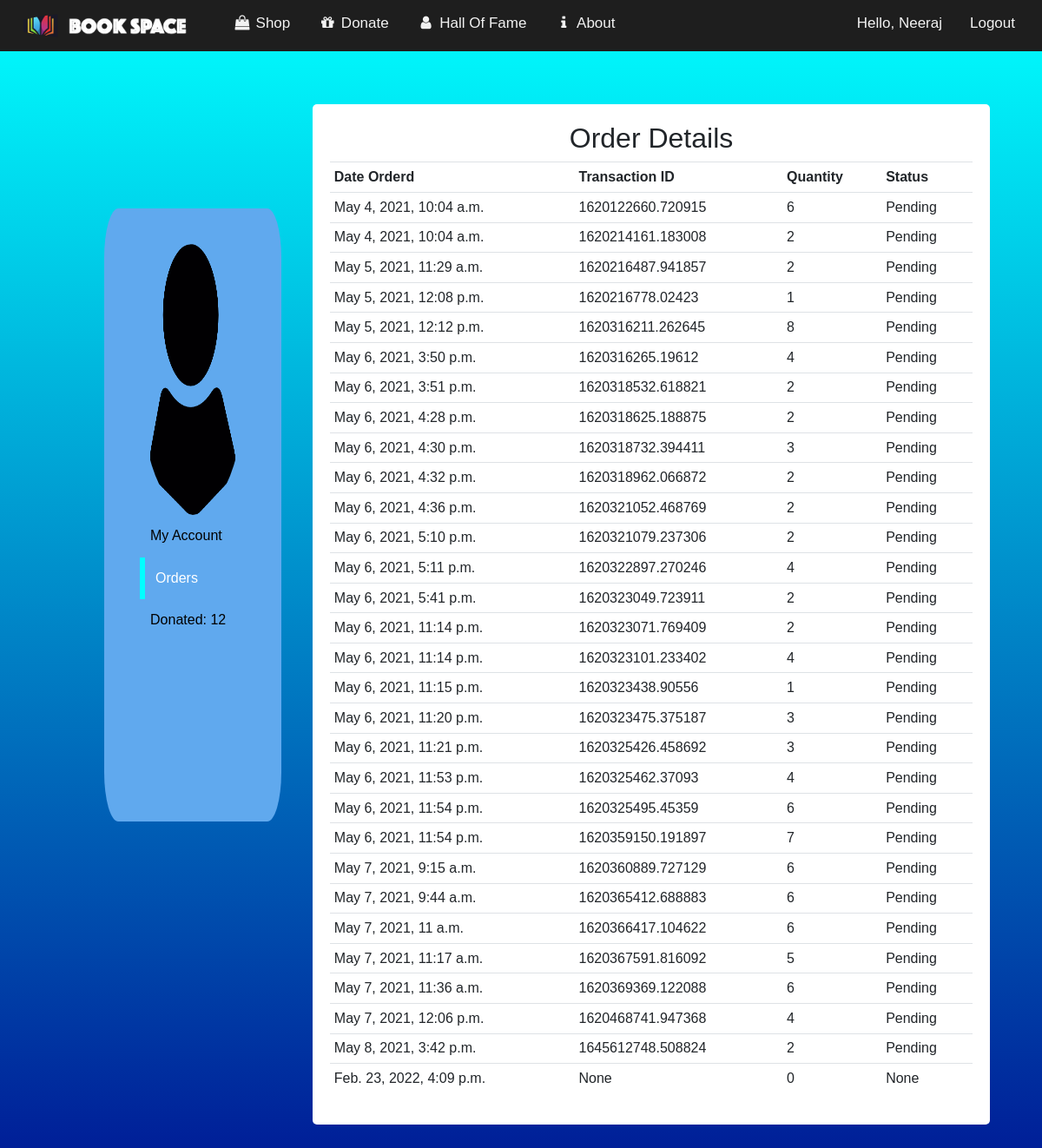
Screenshot of /orderdetails/ (signed in) with the database file from the repository.
### accounts/models.py (models this page shows, shortened)
class Customer(models.Model):
    user = models.OneToOneField(User, null=True, blank=True, on_delete=models.CASCADE)
    name = models.CharField(max_length=200, null=True)
    email = models.CharField(max_length=200, null=True)
    phone = models.CharField(max_length=200, null=True)
    door = models.CharField(max_length=200, null=True)
    landmark = models.CharField(max_length=200, null=True)
    pincode = models.CharField(max_length=200, null=True)
    city = models.CharField(max_length=200, null=True)
    state = models.CharField(max_length=200, null=True)
    profile_pic = models.ImageField(default="profile1.png", null=True, blank=True)
    date_created = models.DateTimeField(auto_now_add=True, null=True)
    booksdonated = models.IntegerField(default=0)
    def __str__(self):
        return self.name

class Order(models.Model):
    STATUS = (
        ('Pending', 'Pending'),
        ('Out for delivery', 'Out for delivery'),
        ('Delivered', 'Delivered'),
    )
    customer = models.ForeignKey(Customer, null=True, on_delete=models.SET_NULL)
    product = models.ForeignKey(Product, null=True, on_delete=models.SET_NULL)
    date_ordered = models.DateTimeField(auto_now_add=True, null=True)
    status = models.CharField(max_length=200, null=True, choices=STATUS)
    note = models.CharField(max_length=1000, null=True)
    complete = models.BooleanField(default=False)
    transaction_id = models.CharField(max_length=100, null=True)
    @property
    def get_cart_items(self):
        orderitems = self.orderitem_set.all()
        total = sum([item.quantity for item in orderitems])
        return total
    @property
    def get_name(self):
        orderitems = self.orderitem_set.all()
        return orderitems

class OrderItem(models.Model):
    product = models.ForeignKey(Product, on_delete=models.SET_NULL, null=True)
    order = models.ForeignKey(Order, on_delete=models.SET_NULL, null=True)
    quantity = models.IntegerField(default=0, null=True, blank=True)
    date_added = models.DateTimeField(auto_now_add=True)
    def __str__(self):
        return "%s) Name - %s, Book - %s, Quantity-%s" % (self.order.id, self.order.customer.name, self.product.name, self.quantity)

### accounts/views.py (the view)
# urls.py: path('orderdetails/', views.orderdetails, name="orderdetails"),
@login_required(login_url='login')
def orderdetails(request):
    customer = request.user.customer
    orders = customer.order_set.all()
    order_count = orders.count()
    myFilter = OrderFilter(request.GET, queryset=orders)
    myFilter2 = OrderItemFilter(request.GET, queryset=orders)
    orders = myFilter.qs
    orderitem = myFilter2.qs
    context = {'customer': customer, 'orders': orders, 'order_count': order_count,
               'myFilter': myFilter, 'myFilter2': myFilter2, 'orderitem': orderitem}
    return render(request, 'accounts/AccountDetails/order.html', context)

### accounts/templates/accounts/AccountDetails/order.html (shortened to what this page needs)
<!DOCTYPE html>
<html lang="en">
{% load static %}
<head>
    <link href="https://maxcdn.bootstrapcdn.com/bootstrap/4.5.2/css/bootstrap.min.css" rel="stylesheet">
    <link href="{% static '/css/AccountDetails/dashb.css' %}" rel="stylesheet" type="text/css">
    <link href="{% static '/css/AccountDetails/dashb2.css' %}" rel="stylesheet" type="text/css">
    <link href="{% static '/css/AccountDetails/navb.css' %}" rel="stylesheet" type="text/css">
    <link href="{% static '/css/AccountDetails/order.css' %}" rel="stylesheet" type="text/css">
    <link href="https://cdnjs.cloudflare.com/ajax/libs/font-awesome/4.7.0/css/font-awesome.min.css" rel="stylesheet">
</head>
<body>
<div class="topnav" id="myTopnav">
    <div style="float: left;">
        <a href="/home/"><img width='220' height='31' src={% static '/images/logo3.png' %}></a>
    </div>
    <a href="{% url 'store' %}"><i class="fa fa-fw fa-shopping-bag"></i> Shop</a>
    <a href="{% url 'donate' %}"><i class="fa fa-fw fa-gift"></i> Donate</a>
    <a href="{% url 'halloffame' %}"><i class=" fa fa-fw fa-user "></i> Hall Of Fame</a>
    <a href="{% url 'aboutus' %}"><i class="fa fa-fw fa-info "></i> About</a>
    <div class="login-container">
        {% if request.user.is_active %}
        <a href="{% url 'accountdetails' %}">Hello, {{request.user.customer}}</a>
        <a class="hello-msg12" href="{% url 'logout' %}">Logout</a> {% else %}
        <a href="{% url 'accountdetails' %}">Hello, {{request.user}}</a>
        <a class="hello-msg" href="{% url 'login' %}">Login</a> {% endif %}
    </div>
</div>
<div class="sidebar">
    <p id="rcorners1">
        <img alt="Profile Photo" height="50%" src="{{request.user.customer.profile_pic.url}}"
             style="horizontal-align:middle;"
             width="100%">
        <a href="{% url 'accountdetails' %}">My Account</a>
        <a class="active">Orders</a>
        <a href="">Donated: {{request.user.customer.booksdonated}}</a>
    </p>
</div>
<div class="container12" style="background-color:white;">
    <h2>
        <center>Order Details</center>
    </h2>
    <table class="table table-sm">
        <tr>
            <th>Date Orderd</th>
            <th>Transaction ID</th>
            <th>Quantity</th>
            <th>Status</th>
        </tr>
        {% for order in orders %}
            <tr>
                <td>{{order.date_ordered}}</td>
                <td>{{order.transaction_id}}</td>
                <td>{{order.get_cart_items}}</td>
                <td>{{order.status}}</td>
            </tr>
        {% endfor %}
    </table>
</div>
<div>
    <p style="margin-left: 2.5em;padding: 0 17em 12em 0;border-width: 0px; border-color: black; border-style:solid;"></p>
</div>
</body>
</html>

### static/css/AccountDetails/dashb.css (style rules this page uses)
.sidebar { margin-left: 10%; margin-top: 10%; width: 34%; position: absolute; height: 47%; }
.sidebar a { display: block; color: black; padding: 10%; text-decoration: none; }
.sidebar a.active { color: white; border-width:6px; border-left-style:solid; border-left-color: cyan; }
#rcorners1 { border-radius: 8%; background: #60a9ee; padding: 10%; width: 50%; height: 100%; }
img { border-radius: 50%; }

### static/css/AccountDetails/navb.css (style rules this page uses)
body { margin: 0; font-family: Arial, Helvetica, sans-serif; }
.topnav { overflow: hidden; background-color:#1e1e1e; position: fixed; z-index:1; top: 0; width: 100%; }
.topnav a { float: left; display: block; color: #f2f2f2; text-align: center; padding: 14px 16px; text-decoration: none; font-size: 17px; }
.topnav .login-container { float: right; }

### static/css/AccountDetails/order.css (style rules this page uses)
div.container12 { margin-left: 30%; margin-top: 10%; height: 50%; width: 65%; border-radius: 5px; padding: 20px; }

### accounts/templates/accounts/AccountDetails/order.html (style rules this page uses)
.hello-msg12 { font-size: 18px; color: #fff; margin-right: 15px; }
body { background: linear-gradient(hsl(180, 100%, 50%), hsl(240, 100%, 27%)); }

### rows the page displays
Order: date_ordered "May 4, 2021, 10:04 a.m.", transaction_id "1620122660.720915", get_cart_items "6", status "Pending"
Order: date_ordered "May 4, 2021, 10:04 a.m.", transaction_id "1620214161.183008", get_cart_items "2", status "Pending"
Order: date_ordered "May 5, 2021, 11:29 a.m.", transaction_id "1620216487.941857", get_cart_items "2", status "Pending"
Order: date_ordered "May 5, 2021, 12:08 p.m.", transaction_id "1620216778.02423", get_cart_items "1", status "Pending"
Order: date_ordered "May 5, 2021, 12:12 p.m.", transaction_id "1620316211.262645", get_cart_items "8", status "Pending"
Order: date_ordered "May 6, 2021, 3:50 p.m.", transaction_id "1620316265.19612", get_cart_items "4", status "Pending"
Order: date_ordered "May 6, 2021, 3:51 p.m.", transaction_id "1620318532.618821", get_cart_items "2", status "Pending"
Order: date_ordered "May 6, 2021, 4:28 p.m.", transaction_id "1620318625.188875", get_cart_items "2", status "Pending"
Order: date_ordered "May 6, 2021, 4:30 p.m.", transaction_id "1620318732.394411", get_cart_items "3", status "Pending"
Order: date_ordered "May 6, 2021, 4:32 p.m.", transaction_id "1620318962.066872", get_cart_items "2", status "Pending"
Order: date_ordered "May 6, 2021, 4:36 p.m.", transaction_id "1620321052.468769", get_cart_items "2", status "Pending"
Order: date_ordered "May 6, 2021, 5:10 p.m.", transaction_id "1620321079.237306", get_cart_items "2", status "Pending"
Order: date_ordered "May 6, 2021, 5:11 p.m.", transaction_id "1620322897.270246", get_cart_items "4", status "Pending"
Order: date_ordered "May 6, 2021, 5:41 p.m.", transaction_id "1620323049.723911", get_cart_items "2", status "Pending"
Order: date_ordered "May 6, 2021, 11:14 p.m.", transaction_id "1620323071.769409", get_cart_items "2", status "Pending"
Order: date_ordered "May 6, 2021, 11:14 p.m.", transaction_id "1620323101.233402", get_cart_items "4", status "Pending"
Order: date_ordered "May 6, 2021, 11:15 p.m.", transaction_id "1620323438.90556", get_cart_items "1", status "Pending"
Order: date_ordered "May 6, 2021, 11:20 p.m.", transaction_id "1620323475.375187", get_cart_items "3", status "Pending"
Order: date_ordered "May 6, 2021, 11:21 p.m.", transaction_id "1620325426.458692", get_cart_items "3", status "Pending"
Order: date_ordered "May 6, 2021, 11:53 p.m.", transaction_id "1620325462.37093", get_cart_items "4", status "Pending"
Order: date_ordered "May 6, 2021, 11:54 p.m.", transaction_id "1620325495.45359", get_cart_items "6", status "Pending"
Order: date_ordered "May 6, 2021, 11:54 p.m.", transaction_id "1620359150.191897", get_cart_items "7", status "Pending"
Order: date_ordered "May 7, 2021, 9:15 a.m.", transaction_id "1620360889.727129", get_cart_items "6", status "Pending"
Order: date_ordered "May 7, 2021, 9:44 a.m.", transaction_id "1620365412.688883", get_cart_items "6", status "Pending"
Order: date_ordered "May 7, 2021, 11 a.m.", transaction_id "1620366417.104622", get_cart_items "6", status "Pending"
Order: date_ordered "May 7, 2021, 11:17 a.m.", transaction_id "1620367591.816092", get_cart_items "5", status "Pending"
Order: date_ordered "May 7, 2021, 11:36 a.m.", transaction_id "1620369369.122088", get_cart_items "6", status "Pending"
Order: date_ordered "May 7, 2021, 12:06 p.m.", transaction_id "1620468741.947368", get_cart_items "4", status "Pending"
Order: date_ordered "May 8, 2021, 3:42 p.m.", transaction_id "1645612748.508824", get_cart_items "2", status "Pending"
Order: date_ordered "Feb. 23, 2022, 4:09 p.m.", transaction_id "None", get_cart_items "0", status "None"

### other values shown
{{ request.user.customer }} "Neeraj"
{{ request.user.customer.booksdonated }} "12"
